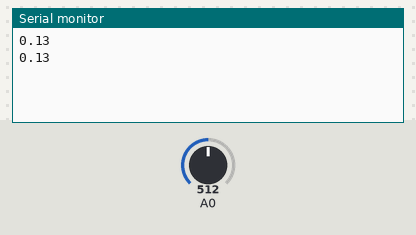
The sketch below on a simulated Arduino Uno, built with avr-gcc and run on an emulated ATmega328P. Parts: the last lines printed to the serial monitor. The inputs (shaded band) are chosen by the test bench; at power-on: A0 = 512.

Above: at 1.2 s.
1.3 s: A0 set to 1015
At 2.6 s:
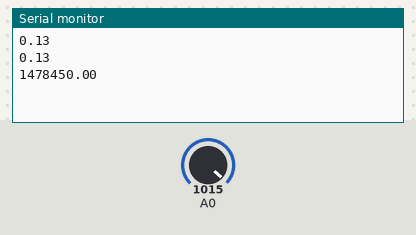
2.8 s: A0 set to 1023
At 4.0 s:
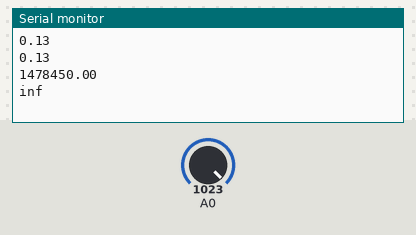

The sketch:

mq137.ino
```cpp
/*
 * Program to measure the value of R0 for a know RL at fresh air condition
 * Program by: B.Aswinth Raj
 * Website: www.circuitdigest.com
 * Dated: 28-12-2017
 */
//This program works best at a fresh air room with temperaure Temp: 20℃, Humidity: 65%, O2 concentration 21% and when the value of Rl is 47K

#define RL 10  //The value of resistor RL is 47K
#define m -0.2981 //Enter calculated Slope
#define b -0.2184 //Enter calculated intercept
#define Ro 9
void setup() //Runs only once
{
  Serial.begin(9600); //Initialise serial COM for displaying the value
}

void loop() {
  float analog_value;
  float VRL;
  float Rs;

  for(int test_cycle = 1 ; test_cycle <= 500 ; test_cycle++) //Read the analog output of the sensor for 200 times
  {
    analog_value = analog_value + analogRead(A0); //add the values for 200
  }
  analog_value = analog_value/500.0; //Take average
  VRL = analog_value*(3.3/1023.0); //Convert analog value to voltage
  //RS = ((Vc/VRL)-1)*RL is the formulae we obtained from datasheet
  Rs = ((3.3/VRL)-1) * RL;
  //RS/RO is 3.6 as we obtained from graph of datasheet
  //ratio = Rs/Ro;  // find ratio Rs/Ro
  double ppm = pow(10, ((log10(Rs/Ro)-b)/m)); //use formula to calculate ppm
  //Serial.print("PPM = ");
  Serial.println(ppm); //Display ppm
  //Serial.print("Ro at fresh air = ");
  //Serial.println(Ro); //Display calculated Ro
  //Serial.print("Vrl = ");
  //Serial.println(VRL); //Display calculated Ro
  delay(1000); //delay of 1sec
}
```

Measured:
- the behaviour switches between 1022 and 1023 on A0 (found by bisection; images 1 and 2)
- after the input at 1.3 s, the serial monitor: prints a new line after 0.88 s (image 1)
- after the input at 2.8 s, the serial monitor: prints a new line after 0.44 s (image 2)
